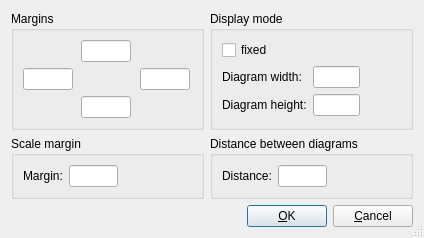
<?xml version="1.0" encoding="UTF-8"?>
<ui version="4.0">
 <class>SetGlobalOptionsDialog</class>
 <widget class="QDialog" name="SetGlobalOptionsDialog">
  <property name="geometry">
   <rect>
    <x>0</x>
    <y>0</y>
    <width>424</width>
    <height>222</height>
   </rect>
  </property>
  <property name="windowTitle">
   <string>Margins</string>
  </property>
  <property name="sizeGripEnabled">
   <bool>true</bool>
  </property>
  <layout class="QGridLayout" name="gridLayout_5">
   <item row="0" column="0">
    <widget class="QGroupBox" name="groupBox_16">
     <property name="title">
      <string>Margins</string>
     </property>
     <layout class="QGridLayout" name="gridLayout">
      <item row="0" column="0">
       <spacer name="horizontalSpacer">
        <property name="orientation">
         <enum>Qt::Horizontal</enum>
        </property>
        <property name="sizeHint" stdset="0">
         <size>
          <width>54</width>
          <height>20</height>
         </size>
        </property>
       </spacer>
      </item>
      <item row="0" column="1">
       <widget class="QLineEdit" name="marginTop_lineEdit">
        <property name="maximumSize">
         <size>
          <width>50</width>
          <height>16777215</height>
         </size>
        </property>
       </widget>
      </item>
      <item row="0" column="2">
       <spacer name="horizontalSpacer_5">
        <property name="orientation">
         <enum>Qt::Horizontal</enum>
        </property>
        <property name="sizeHint" stdset="0">
         <size>
          <width>54</width>
          <height>20</height>
         </size>
        </property>
       </spacer>
      </item>
      <item row="1" column="0">
       <widget class="QLineEdit" name="marginLeft_lineEdit">
        <property name="maximumSize">
         <size>
          <width>50</width>
          <height>16777215</height>
         </size>
        </property>
       </widget>
      </item>
      <item row="1" column="1">
       <spacer name="horizontalSpacer_2">
        <property name="orientation">
         <enum>Qt::Horizontal</enum>
        </property>
        <property name="sizeHint" stdset="0">
         <size>
          <width>55</width>
          <height>20</height>
         </size>
        </property>
       </spacer>
      </item>
      <item row="1" column="2">
       <widget class="QLineEdit" name="marginRight_lineEdit">
        <property name="maximumSize">
         <size>
          <width>50</width>
          <height>16777215</height>
         </size>
        </property>
       </widget>
      </item>
      <item row="2" column="0">
       <spacer name="horizontalSpacer_3">
        <property name="orientation">
         <enum>Qt::Horizontal</enum>
        </property>
        <property name="sizeHint" stdset="0">
         <size>
          <width>54</width>
          <height>20</height>
         </size>
        </property>
       </spacer>
      </item>
      <item row="2" column="1">
       <widget class="QLineEdit" name="marginBottom_lineEdit">
        <property name="maximumSize">
         <size>
          <width>50</width>
          <height>16777215</height>
         </size>
        </property>
       </widget>
      </item>
      <item row="2" column="2">
       <spacer name="horizontalSpacer_4">
        <property name="orientation">
         <enum>Qt::Horizontal</enum>
        </property>
        <property name="sizeHint" stdset="0">
         <size>
          <width>54</width>
          <height>20</height>
         </size>
        </property>
       </spacer>
      </item>
     </layout>
    </widget>
   </item>
   <item row="0" column="1">
    <widget class="QGroupBox" name="groupBox">
     <property name="title">
      <string>Display mode</string>
     </property>
     <layout class="QGridLayout" name="gridLayout_2">
      <item row="0" column="0">
       <widget class="QCheckBox" name="fixedDiagramSize_checkBox">
        <property name="text">
         <string>fixed</string>
        </property>
       </widget>
      </item>
      <item row="1" column="0">
       <widget class="QLabel" name="label">
        <property name="text">
         <string>Diagram width:</string>
        </property>
        <property name="buddy">
         <cstring>diagramWidth_lineEdit</cstring>
        </property>
       </widget>
      </item>
      <item row="1" column="1">
       <widget class="QLineEdit" name="diagramWidth_lineEdit">
        <property name="maximumSize">
         <size>
          <width>50</width>
          <height>16777215</height>
         </size>
        </property>
       </widget>
      </item>
      <item row="1" column="2">
       <spacer name="horizontalSpacer_6">
        <property name="orientation">
         <enum>Qt::Horizontal</enum>
        </property>
        <property name="sizeHint" stdset="0">
         <size>
          <width>43</width>
          <height>20</height>
         </size>
        </property>
       </spacer>
      </item>
      <item row="2" column="0">
       <widget class="QLabel" name="diagramHeight_label">
        <property name="text">
         <string>Diagram height:</string>
        </property>
        <property name="buddy">
         <cstring>diagramHeight_lineEdit</cstring>
        </property>
       </widget>
      </item>
      <item row="2" column="1">
       <widget class="QLineEdit" name="diagramHeight_lineEdit">
        <property name="maximumSize">
         <size>
          <width>50</width>
          <height>16777215</height>
         </size>
        </property>
       </widget>
      </item>
      <item row="2" column="2">
       <spacer name="horizontalSpacer_7">
        <property name="orientation">
         <enum>Qt::Horizontal</enum>
        </property>
        <property name="sizeHint" stdset="0">
         <size>
          <width>43</width>
          <height>20</height>
         </size>
        </property>
       </spacer>
      </item>
     </layout>
    </widget>
   </item>
   <item row="1" column="0">
    <widget class="QGroupBox" name="groupBox_3">
     <property name="title">
      <string>Scale margin</string>
     </property>
     <layout class="QGridLayout" name="gridLayout_4">
      <item row="0" column="0">
       <widget class="QLabel" name="label_3">
        <property name="text">
         <string>Margin:</string>
        </property>
        <property name="buddy">
         <cstring>marginScale_lineEdit</cstring>
        </property>
       </widget>
      </item>
      <item row="0" column="1">
       <widget class="QLineEdit" name="marginScale_lineEdit">
        <property name="minimumSize">
         <size>
          <width>0</width>
          <height>0</height>
         </size>
        </property>
        <property name="maximumSize">
         <size>
          <width>50</width>
          <height>16777215</height>
         </size>
        </property>
        <property name="text">
         <string/>
        </property>
       </widget>
      </item>
      <item row="0" column="2">
       <spacer name="horizontalSpacer_9">
        <property name="orientation">
         <enum>Qt::Horizontal</enum>
        </property>
        <property name="sizeHint" stdset="0">
         <size>
          <width>74</width>
          <height>20</height>
         </size>
        </property>
       </spacer>
      </item>
     </layout>
    </widget>
   </item>
   <item row="1" column="1">
    <widget class="QGroupBox" name="groupBox_2">
     <property name="title">
      <string>Distance between diagrams</string>
     </property>
     <layout class="QGridLayout" name="gridLayout_3">
      <item row="0" column="0">
       <widget class="QLabel" name="label_2">
        <property name="text">
         <string>Distance:</string>
        </property>
        <property name="buddy">
         <cstring>diagramDistance_lineEdit</cstring>
        </property>
       </widget>
      </item>
      <item row="0" column="1">
       <widget class="QLineEdit" name="diagramDistance_lineEdit">
        <property name="minimumSize">
         <size>
          <width>0</width>
          <height>0</height>
         </size>
        </property>
        <property name="maximumSize">
         <size>
          <width>50</width>
          <height>16777215</height>
         </size>
        </property>
       </widget>
      </item>
      <item row="0" column="2">
       <spacer name="horizontalSpacer_8">
        <property name="orientation">
         <enum>Qt::Horizontal</enum>
        </property>
        <property name="sizeHint" stdset="0">
         <size>
          <width>74</width>
          <height>20</height>
         </size>
        </property>
       </spacer>
      </item>
     </layout>
    </widget>
   </item>
   <item row="2" column="0" colspan="2">
    <layout class="QHBoxLayout">
     <item>
      <spacer>
       <property name="orientation">
        <enum>Qt::Horizontal</enum>
       </property>
       <property name="sizeHint" stdset="0">
        <size>
         <width>40</width>
         <height>20</height>
        </size>
       </property>
      </spacer>
     </item>
     <item>
      <widget class="QPushButton" name="OKPushButton">
       <property name="text">
        <string>&amp;OK</string>
       </property>
       <property name="default">
        <bool>true</bool>
       </property>
      </widget>
     </item>
     <item>
      <widget class="QPushButton" name="CancelPushButton">
       <property name="text">
        <string>&amp;Cancel</string>
       </property>
      </widget>
     </item>
    </layout>
   </item>
  </layout>
 </widget>
 <tabstops>
  <tabstop>marginTop_lineEdit</tabstop>
  <tabstop>marginLeft_lineEdit</tabstop>
  <tabstop>marginRight_lineEdit</tabstop>
  <tabstop>marginBottom_lineEdit</tabstop>
  <tabstop>fixedDiagramSize_checkBox</tabstop>
  <tabstop>diagramWidth_lineEdit</tabstop>
  <tabstop>diagramHeight_lineEdit</tabstop>
  <tabstop>marginScale_lineEdit</tabstop>
  <tabstop>diagramDistance_lineEdit</tabstop>
  <tabstop>OKPushButton</tabstop>
  <tabstop>CancelPushButton</tabstop>
 </tabstops>
 <resources/>
 <connections/>
</ui>
